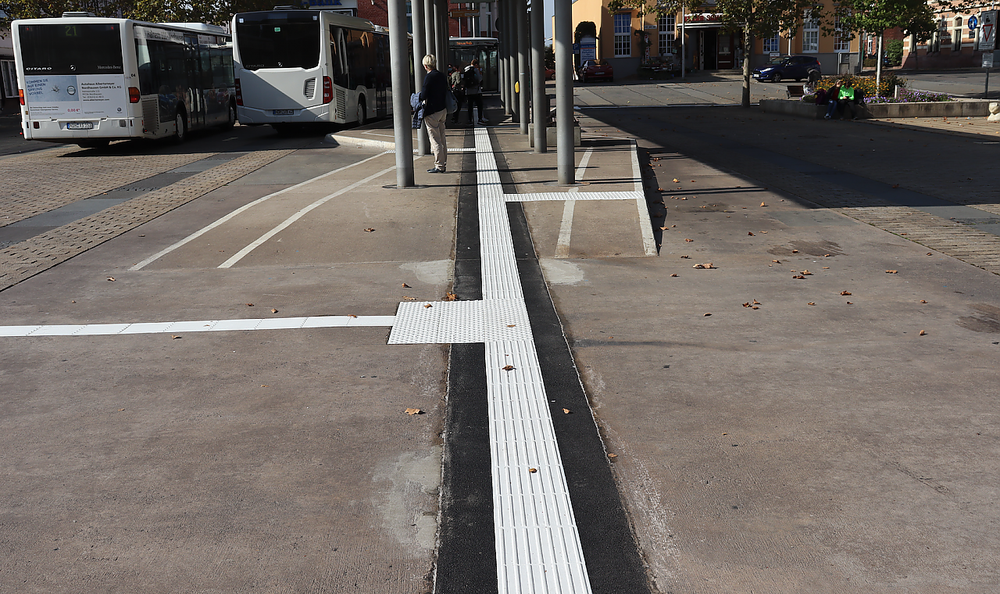
#> input picture Test_Bilder/streifen_1.png, 1000 x 594 px, shrunk from 1280 x 760 before the run, found by its file name
$ jupyter execute --allow-errors first.ipynb
#> lines starting #> are read from the running program, lines starting #| are printed output that depends on the picture; after the words box and inside, x2 and y2 are one past the last pixel; in counts of white or black regions, pixels touching at a corner belong together
[cell 1]
import numpy as np
import cv2
import matplotlib.pyplot as plt
plt.gray()

[cell 2]
img = cv2.imread("Test_Bilder\streifen_1.png",0)
plt.imshow(img)

[cell 3]
canny = cv2.Canny(img, 20, 300)
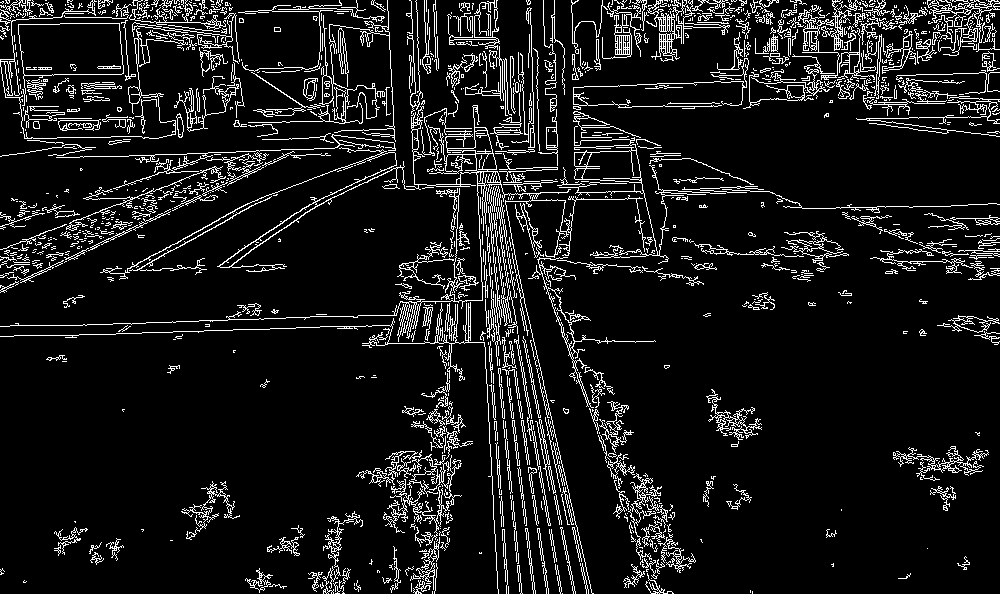
#> canny: shape (594, 1000); 9.6% white in thin lines or dots
plt.imshow(canny)

[cell 4]
#gauss = cv2.GaussianBlur(img, None, 2)
#plt.imshow(gauss)
#plt.hist(img.flatten(), bins=255)
t, seg = cv2.threshold(img,200,1,cv2.THRESH_BINARY)
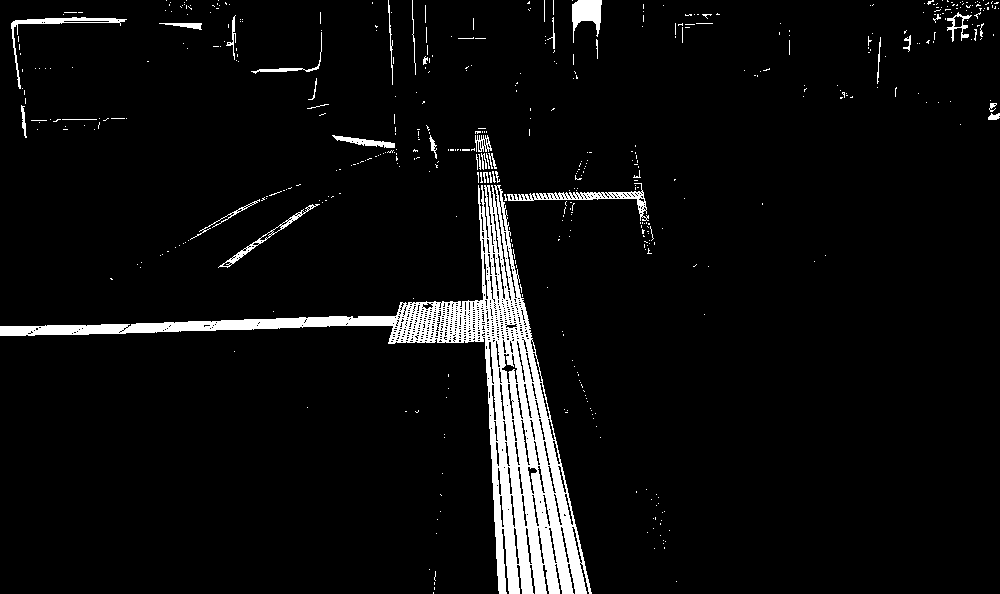
#> seg: shape (594, 1000); values 0 (black) and 1 (white), 5.5% white; 491 white regions (453 under 20 px), largest, box (x1, y1, x2, y2) and area: (0, 185, 592, 594) 25796, (507, 183, 649, 221) 923, (572, 0, 602, 43) 709
plt.imshow(seg)

[cell 5]
linesh = cv2.HoughLinesP(seg, 1, np.pi/180, 60,
                        minLineLength=50, maxLineGap=50)
#> linesh = 108 rows, first 6: [0, 335, 527, 317], [0, 332, 526, 314], [0, 331, 526, 313], [483, 128, 565, 593], [489, 141, 577, 593], [482, 128, 539, 593]

lines=np.squeeze(linesh)
#> lines has the same summary as linesh
img_rgb = cv2.merge((img, img, img))
img_2 = img.copy()
for (x1,y1,x2,y2) in lines:
    cv2.line(img_rgb, (x1,y1), (x2,y2), (255,0,0))
#> this loop made 108 passes
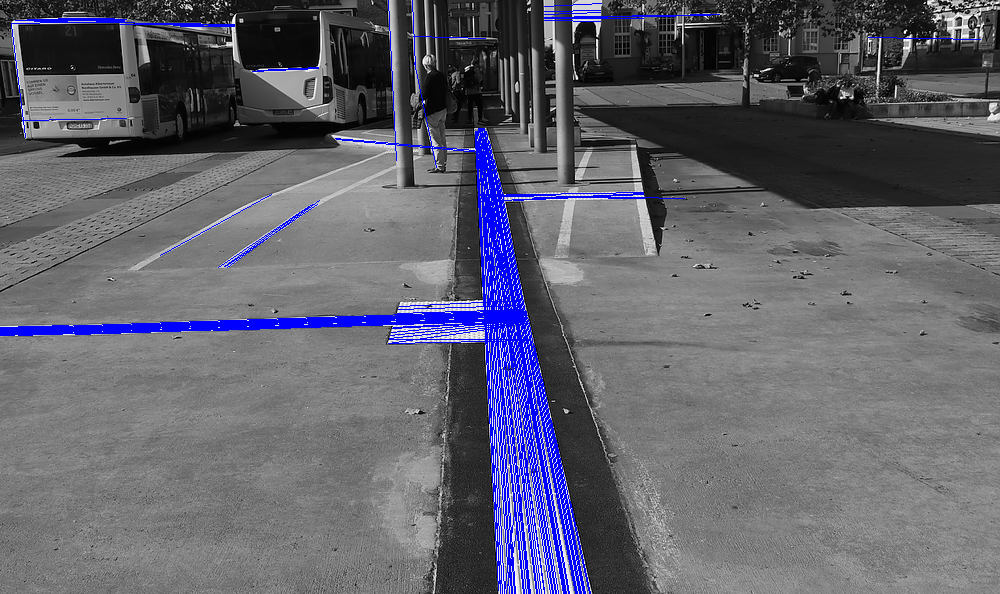
#> img_rgb: shape (594, 1000, 3); mean of channels 0, 1, 2 109.1, 98.1, 98.1; drawn as B, G, R
plt.imshow(img_rgb)
img.shape

[cell 6]
bw = np.zeros(np.shape(img))
for (x1,y1,x2,y2) in lines:
    cv2.line(bw, (x1,y1), (x2,y2), (255,0,0))
#> bw: shape (594, 1000) float64; 4.3% white; 11 white regions, largest, box (x1, y1, x2, y2) and area: (0, 0, 685, 594) 23367, (11, 18, 235, 138) 966, (544, 14, 720, 19) 375
plt.imshow(bw)

[cell 7]
#gauss = cv2.GaussianBlur(bw, None, 2)
#plt.imshow(gauss)
bw = bw.astype("uint8")

nr, labels = cv2.connectedComponents(bw)
#> labels: shape (594, 1000) int32; 12 distinct labels, from 0 to 11
#> nr = 12
plt.imshow(labels == 1)

[cell 8]
bw_new = cv2.dilate(bw ,np.ones((3,3)), iterations=4)
#> bw_new: shape (594, 1000); 10.2% white; 7 white regions, largest, box (x1, y1, x2, y2) and area: (0, 0, 689, 594) 47767, (7, 14, 239, 142) 4857, (540, 0, 724, 26) 2868
plt.imshow(bw_new)

[cell 9]
nr, labels = cv2.connectedComponents(bw_new)
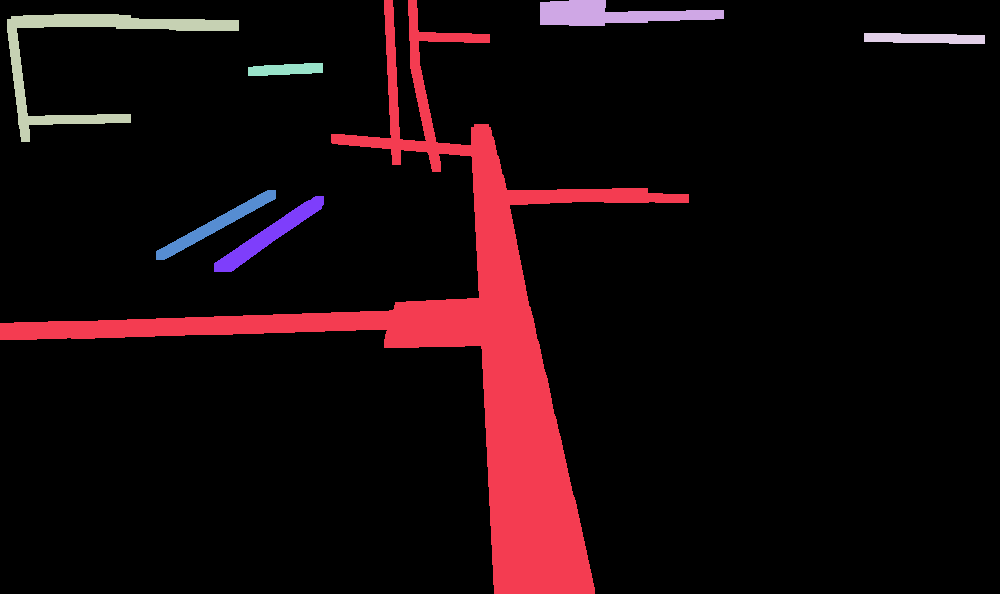
#> labels: shape (594, 1000) int32; 8 distinct labels, from 0 to 7; one colour per label, 0 black
#> nr = 8
bw_connect = (labels==1) * 1
#> bw_connect: shape (594, 1000) int64; values 0 (black) and 1 (white), 8% white; 1 white region, box (x1, y1, x2, y2) and area: (0, 0, 689, 594) 47767
plt.imshow(bw_connect)

[cell 10]
bw_connect_new = cv2.erode(bw_connect.astype('uint8'), np.ones((3,3)), iterations=7)
#> bw_connect_new: shape (594, 1000); values 0 (black) and 1 (white), 4.3% white; 2 white regions, box (x1, y1, x2, y2) and area: (0, 131, 587, 594) 25790, (619, 195, 641, 196) 22
plt.imshow(bw_connect_new)

[cell 11]
nr, labels = cv2.connectedComponents(bw_connect_new)
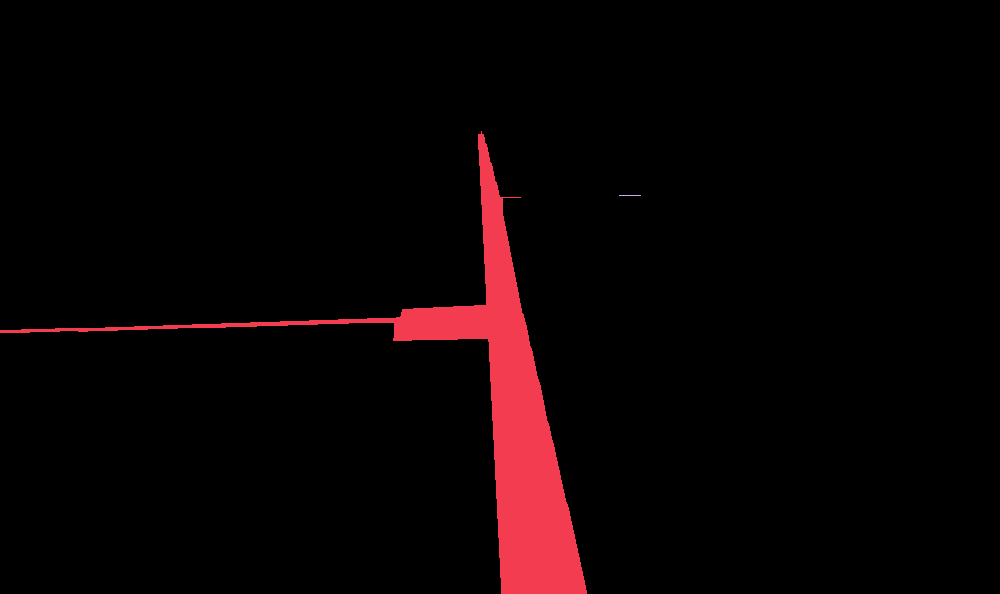
#> labels: shape (594, 1000) int32; 3 distinct labels, from 0 to 2; one colour per label, 0 black
#> nr = 3
bw_final = (labels==2) * 1
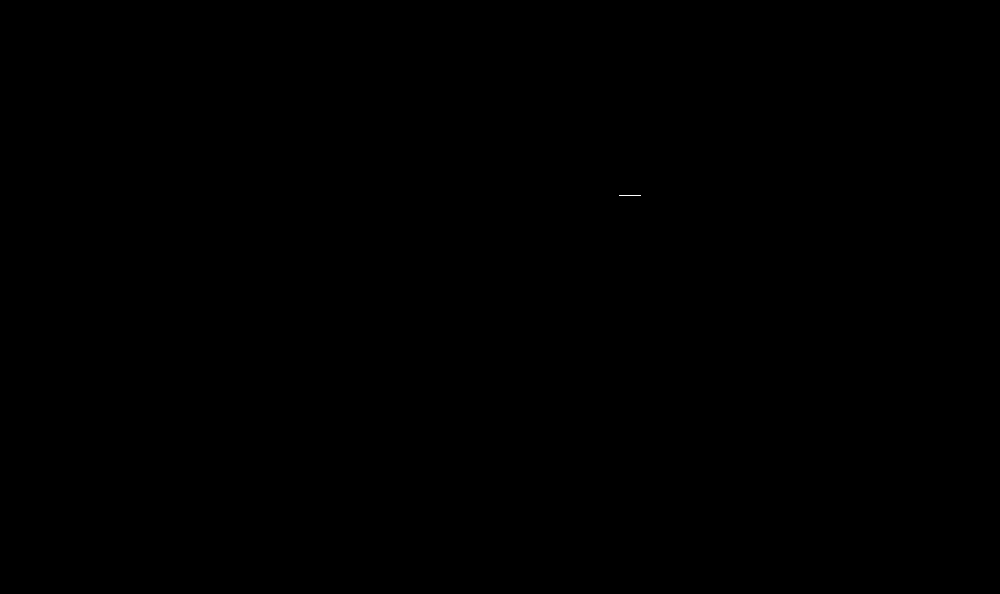
#> bw_final: shape (594, 1000) int64; values 0 (black) and 1 (white), 0% white in thin lines or dots, all inside (x1, y1, x2, y2) = (619, 195, 641, 196)
plt.imshow(bw_final)

[cell 12]
bw_final_c = cv2.Canny(bw_final.astype('uint8'), 0, 0)
#> bw_final_c: shape (594, 1000); 0.01% white in thin lines or dots, all inside (x1, y1, x2, y2) = (618, 194, 641, 197)
plt.imshow(bw_final_c)
linesh = cv2.HoughLinesP(bw_final_c, 1, np.pi/180, 60,
                       minLineLength=100, maxLineGap=1000)
#> linesh = None

lines=np.squeeze(linesh)
final = cv2.merge((bw_final, bw_final, bw_final))
#> (the rest of this cell did not finish here and is left out)

[cell 13]
# find the longes line in x and y
diffx = []
diffy = []
#> (the rest of this cell did not finish here and is left out)

[cell 14]
#find intersections from script with offset line
# so we get two/three intersections left and rigth from the "masterline"
# [14 lines left out: function find_intersection, not called in this run]
sy,sx=img.shape
px=[]
py=[]
#> (the rest of this cell did not finish here and is left out)

$ run again, with Test_Bilder/IMG_7545.jpeg saved as Test_Bilder/streifen_1.png
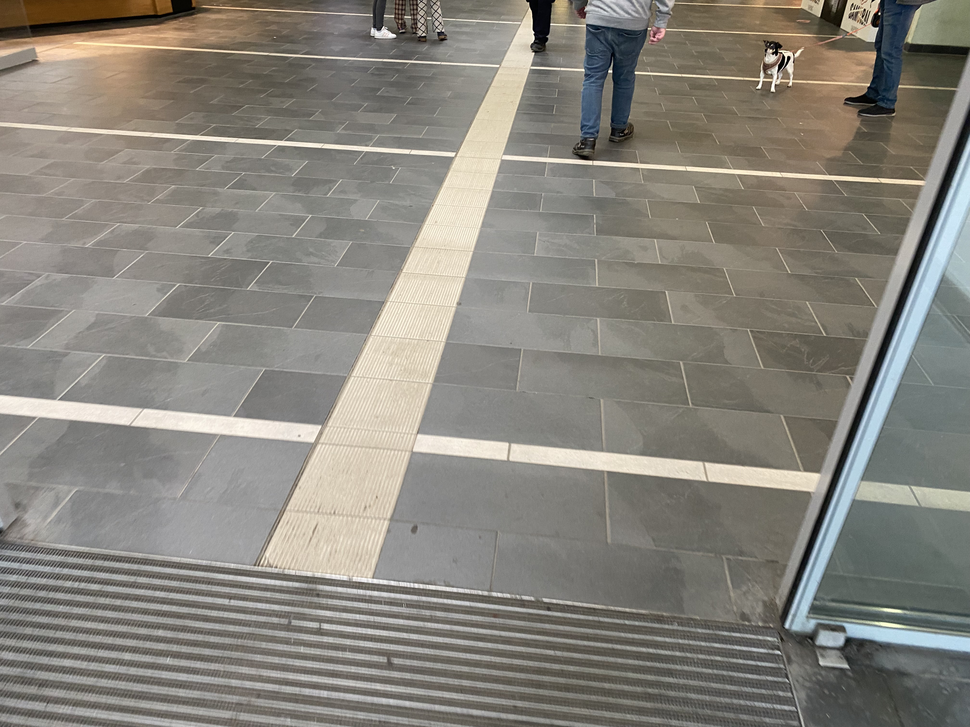
#> input picture Test_Bilder/IMG_7545.jpeg, 970 x 727 px, shrunk from 4032 x 3024 before the run, found by its file name
#> canny: shape (727, 970); 9.4% white in thin lines or dots
#> seg: shape (727, 970); values 0 (black) and 1 (white), 8.6% white; 477 white regions (428 under 20 px), largest, box (x1, y1, x2, y2) and area: (286, 8, 592, 518) 28724, (0, 355, 321, 443) 5641, (260, 511, 464, 592) 5313
#> `linesh = cv2.HoughLinesP(seg, 1, np.pi/180, 60, minLineLength=50, maxL..`: linesh = 133 rows, first 6: [0, 401, 852, 490], [33, 398, 855, 484], [290, 583, 531, 15], [0, 402, 852, 492], [0, 405, 850, 494], [0, 397, 854, 486]
#> lines has the same summary as linesh
#> the loop `for (x1,y1,x2,y2) in lines:` made 133 passes
#> after the loop `for (x1,y1,x2,y2) in lines:`:
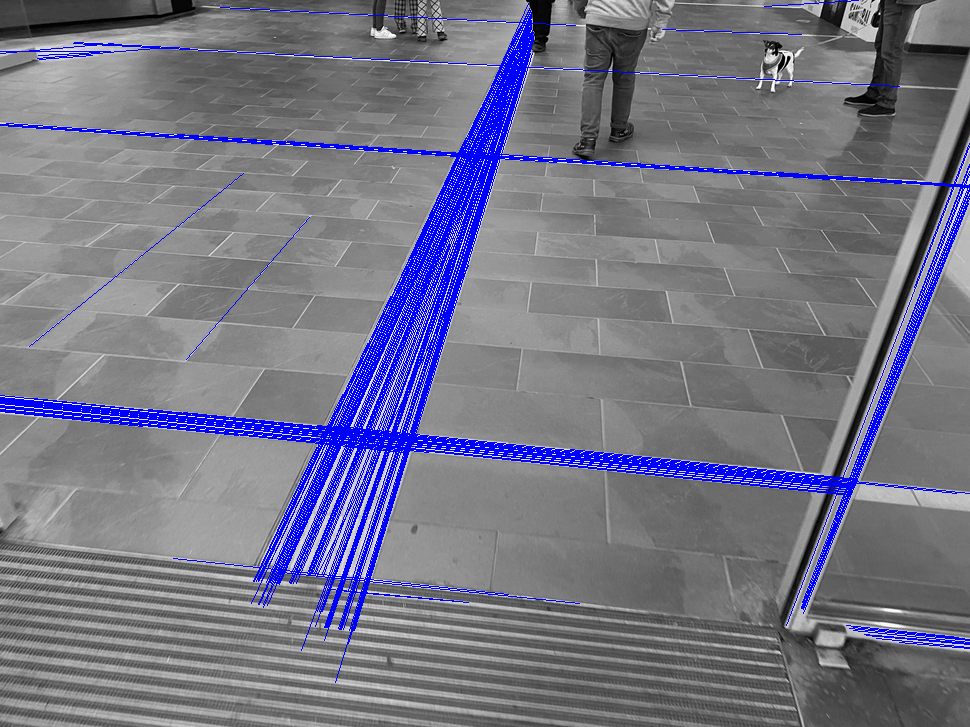
#> img_rgb: shape (727, 970, 3); mean of channels 0, 1, 2 135.2, 116.7, 116.7; drawn as B, G, R
#> `nr, labels = cv2.connectedComponents(bw)`: nr = 8
#> bw_new: shape (727, 970); 17.3% white; 6 white regions, box (x1, y1, x2, y2) and area: (0, 0, 970, 687) 111492, (25, 169, 248, 351) 3391, (842, 621, 970, 653) 2414, (182, 213, 314, 364) 2343, (658, 25, 806, 39) 1372, (760, 0, 863, 11) 816
#> `nr, labels = cv2.connectedComponents(bw_new)`: nr = 7
#> bw_connect: shape (727, 970) int64; values 0 (black) and 1 (white), 15.8% white; 1 white region, box (x1, y1, x2, y2) and area: (0, 0, 970, 687) 111492
#> bw_connect_new: shape (727, 970); values 0 (black) and 1 (white), 7% white; 2 white regions, box (x1, y1, x2, y2) and area: (0, 14, 970, 628) 48678, (40, 45, 123, 57) 371
#> `nr, labels = cv2.connectedComponents(bw_connect_new)`:
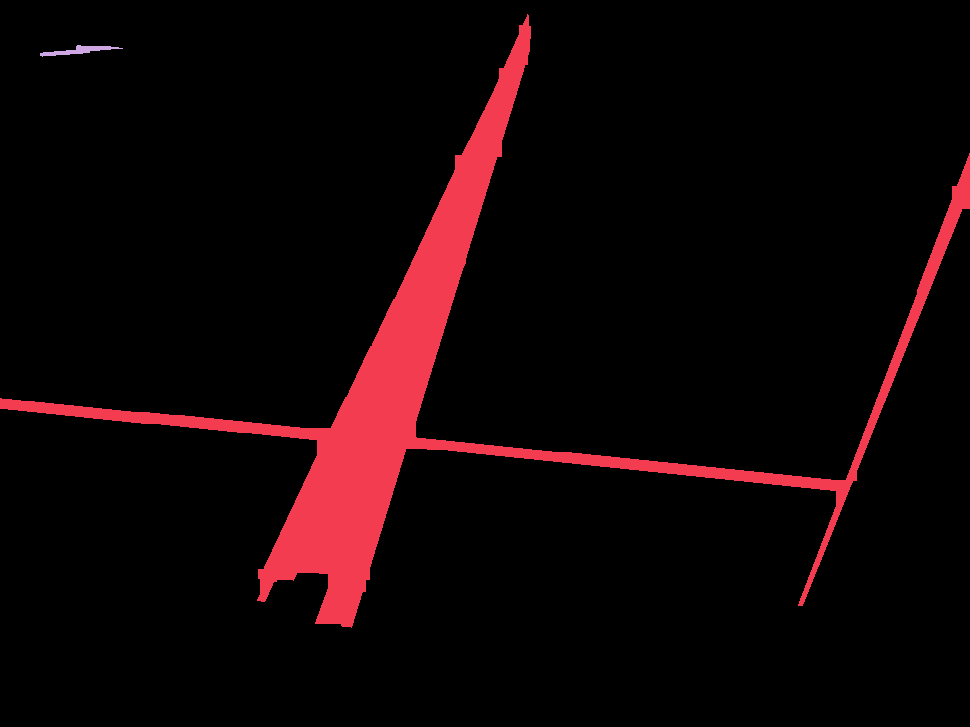
#> labels: shape (727, 970) int32; 3 distinct labels, from 0 to 2; one colour per label, 0 black
#> `nr, labels = cv2.connectedComponents(bw_connect_new)`: nr = 3
#> bw_final: shape (727, 970) int64; values 0 (black) and 1 (white), 0.05% white; 1 white region, box (x1, y1, x2, y2) and area: (40, 45, 123, 57) 371
#> bw_final_c: shape (727, 970); 0.02% white in thin lines or dots, all inside (x1, y1, x2, y2) = (39, 44, 123, 57)
#> `linesh = cv2.HoughLinesP(bw_final_c, 1, np.pi/180, 60, minLineLength=1..`: linesh = None
